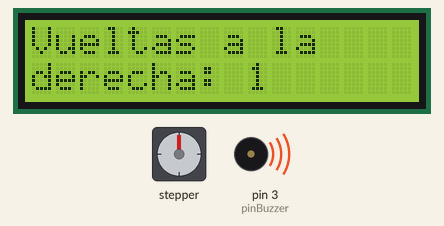
Bench run of a sketch on a simulated Arduino Uno, built with avr-gcc and run on an emulated ATmega328P. On the bench: 16×2 character LCD, stepper motor, buzzer (waves = sounding, pin HIGH). Stepper angles assume 2048 steps per turn.

Above: at 0.1 s.
At 14.2 s:
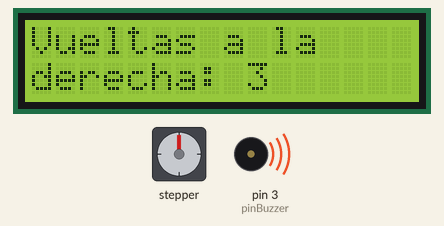
At 24.8 s:
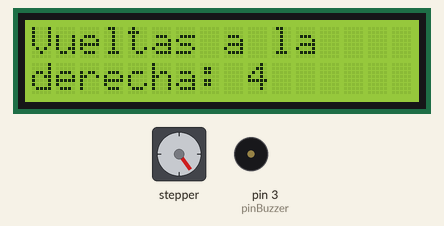
At 35.4 s:
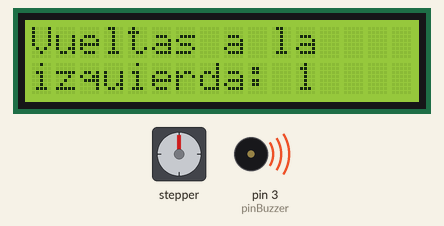
Timing chart, 0 to 40.0 s (numbered marks = the images above):
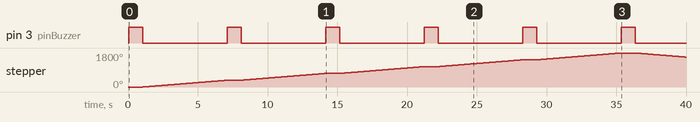

Measured:
- by itself, pin 3 (pinBuzzer): alternates HIGH for 1.0 s and LOW for 6.1 s
- by itself, stepper: turns 360° clockwise in 6.1 s, repeating every 7.1 s

The sketch:

sketch_lcd_motorPAP.ino
```cpp
// Librerías necesarias
#include <LiquidCrystal.h>   // Librería estándar para controlar el LCD en modo paralelo
#include <Stepper.h>          // Librería estándar para controlar motores paso a paso

// pines del LCD 1602A (conexión en modo 4 bits)
const int pinRS = 8;         // pin RS del LCD: en LOW recibe comando, en HIGH recibe dato
const int pinEN = 9;         // pin EN del LCD: pulso de habilitación para escribir al display
const int pinD4 = 4;         // pin de dato D4 del LCD (modo 4 bits usa sólo D4–D7)
const int pinD5 = 5;         // pin de dato D5 del LCD
const int pinD6 = 6;         // pin de dato D6 del LCD
const int pinD7 = 7;         // pin de dato D7 del LCD

// pines del driver ULN2003 (motor 28BYJ-48)
// IMPORTANTE: el orden correcto para el 28BYJ-48 es IN1,IN3,IN2,IN4
// Si se pasan en otro orden el motor vibra pero no gira correctamente
const int pinIN1 = 10;       // Conectado a la entrada IN1 del driver
const int pinIN2 = 11;       // Conectado a la entrada IN2 del driver
const int pinIN3 = 12;       // Conectado a la entrada IN3 del driver
const int pinIN4 = 13;       // Conectado a la entrada IN4 del driver

// pin del buzzer pasivo
const int pinBuzzer = 3;     // pin PWM del Arduino conectado al pin de señal del buzzer

// Parámetros del motor 28BYJ-48
const int pasosPorVuelta = 2048;  // Pasos para una vuelta completa del eje de salida
                                     // (motor interno: 32 pasos * reducción 1:64 = 2048)
const int totalVueltas    = 5;     // Cantidad de vueltas a realizar en cada sentido
const int velocidad          = 10;    // Velocidad del motor

// Parámetros del LCD
const int columnasLCD = 16;      // Cantidad de columnas del display lcd
const int filasLCD = 2;       // Cantidad de filas del display lcd

// Parámetros del buzzer
/*const int frecDer   = 1000;    // Frecuencia en Hz del beep al girar hacia la derecha
const int frecIzq = 500;     // Frecuencia en Hz del beep al girar hacia la izquierda
const int duracionBeep = 150;     // Duración de cada beep en milisegundos**/

// Parámetros del ciclo general
const int dtCorto = 150;
const int dtLargo = 1000;       // Tiempo de espera (ms) entre un ciclo completo y el siguiente

// Instanciación de objetos de las librerías
LiquidCrystal lcd(pinRS, pinEN, pinD4, pinD5, pinD6, pinD7);
// Crea el objeto lcd indicando qué pines del Arduino están conectados al LCD

Stepper motor(pasosPorVuelta, pinIN1, pinIN3, pinIN2, pinIN4);
// Crea el objeto motor con el total de pasos por vuelta y los pines en orden especial

// SETUP: se ejecuta una sola vez al encender o resetear el Arduino
void setup() {
  lcd.begin(columnasLCD, filasLCD);  // Inicializa el LCD indicando su tamaño físico (16x2)
  motor.setSpeed(velocidad);        // Establece la velocidad de giro del motor en RPM
  pinMode(pinBuzzer, OUTPUT);     // Configura el pin del buzzer como salida digital
}

// LOOP: se ejecuta en forma continua y repetida
void loop() {

  // BLOQUE 1: Girar 5 vueltas hacia la DERECHA
  for (int v = 1; v <= totalVueltas; v++) {   // Itera desde la vuelta 1 hasta totalVueltas

    lcd.clear();                                 // Borra todo el contenido visible del LCD
    lcd.setCursor(0, 0);                         // Mueve el cursor a columna 0, fila 0 (arriba izquierda)
    lcd.print("Vueltas a la");                   // Imprime la primera parte del mensaje en fila 0
    lcd.setCursor(0, 1);                         // Mueve el cursor a columna 0, fila 1 (fila inferior)
    lcd.print("derecha: ");                       // Imprime la dirección y los dos puntos en fila 1
    lcd.print(v);                                // Imprime el número de vuelta actual (1, 2, 3...)
    digitalWrite(pinBuzzer, 1);
    delay(dtLargo);
    digitalWrite(pinBuzzer, 0);
    //tone(pinBuzzer, frecDer, duracionBeep);   // Emite un tono de 1000 Hz durante DUR_BEEP ms

    motor.step(pasosPorVuelta);               // Gira el motor una vuelta completa en sentido horario (positivo)
  }                                              // Fin del for: repite hasta completar totalVueltas

  // BLOQUE 2: Girar 5 vueltas hacia la IZQUIERDA
  for (int v = 1; v <= totalVueltas; v++) {   // Itera desde la vuelta 1 hasta totalVueltas

    lcd.clear();                                 // Borra todo el contenido visible del LCD
    lcd.setCursor(0, 0);                         // Mueve el cursor a columna 0, fila 0
    lcd.print("Vueltas a la");                   // Imprime la primera parte del mensaje en fila 0
    lcd.setCursor(0, 1);                         // Mueve el cursor a columna 0, fila 1
    lcd.print("izquierda: ");                     // Imprime la dirección y los dos puntos en fila 1
    lcd.print(v);                                // Imprime el número de vuelta actual
    digitalWrite(pinBuzzer, 1);
    delay(dtLargo);
    digitalWrite(pinBuzzer, 0);
    //tone(pinBuzzer, frecIzq, duracionBeep); // Emite un tono de 500 Hz durante DUR_BEEP ms

    motor.step(-pasosPorVuelta);              // Gira el motor una vuelta completa en sentido antihorario (negativo)
  }                                              // Fin del for: repite hasta completar totalVueltas

  // BLOQUE 3: Pausa de 1 segundo antes de repetir el ciclo
  lcd.clear();                                   // Borra el LCD para mostrar el mensaje de pausa
  lcd.setCursor(0, 0);                           // Posiciona el cursor en columna 0, fila 0
  lcd.print("Esperando...");                      // Muestra al usuario que el sistema está en pausa
  //noTone(pinBuzzer);                            // Detiene cualquier tono residual en el buzzer
  delay(dtLargo);                            // Detiene la ejecución 1000 ms (1 segundo)

}
```
